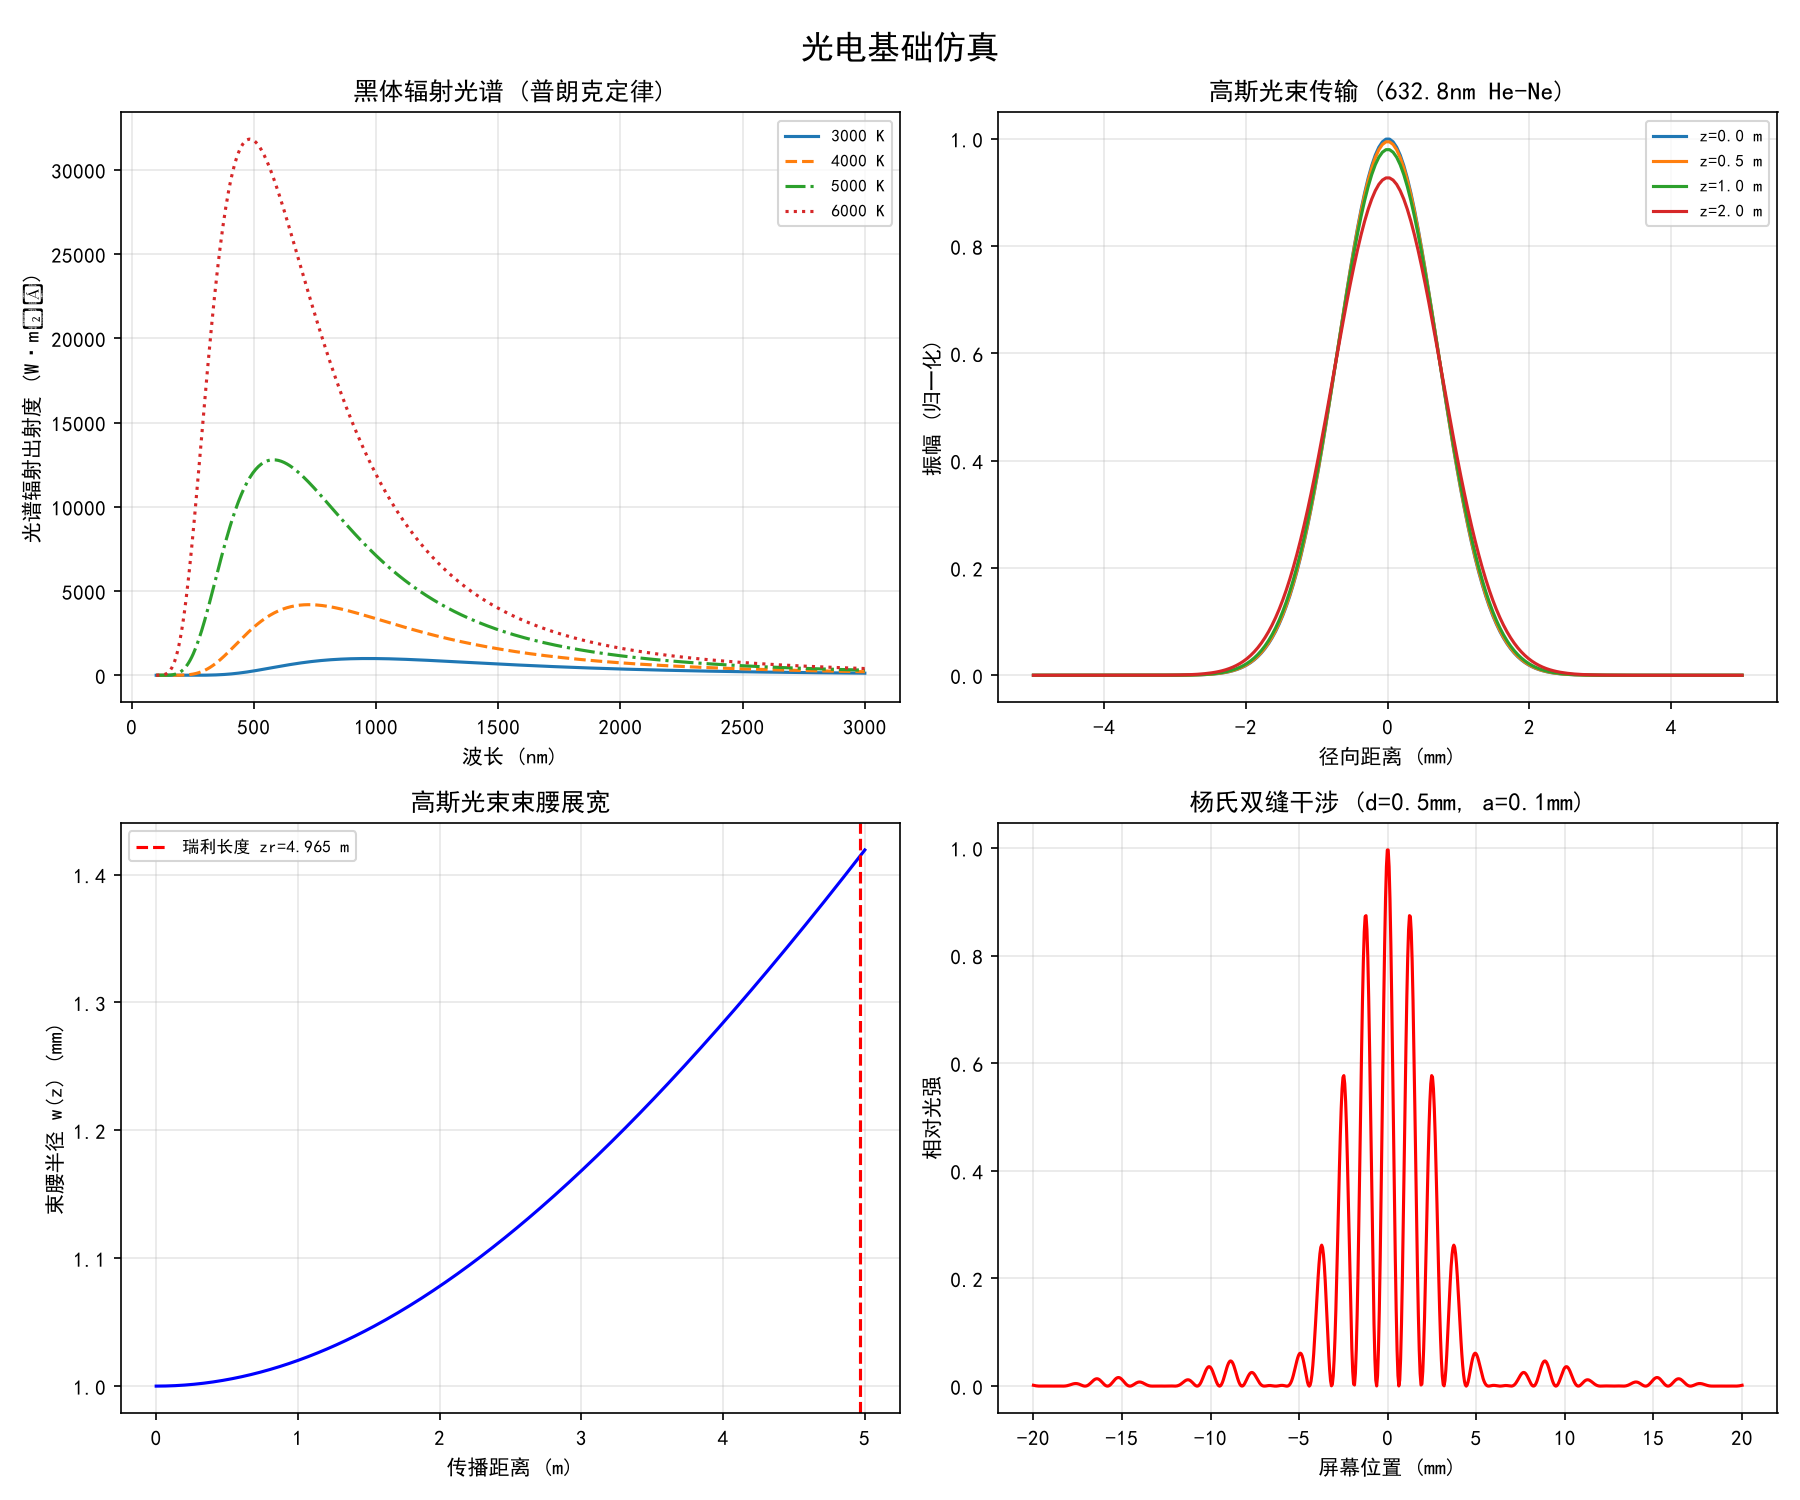

Python code for this plot:
import numpy as np
import matplotlib.pyplot as plt

plt.rcParams["font.sans-serif"] = ["SimHei"]
plt.rcParams["axes.unicode_minus"] = False

# ============================================================
# 1. 黑体辐射光谱 (普朗克定律)
# ============================================================
h = 6.626e-34      # 普朗克常数
c = 3e8            # 光速
k = 1.381e-23      # 玻尔兹曼常数


def planck(wavelength, T):
    return (2 * h * c ** 2 / wavelength ** 5) / (
        np.exp(h * c / (wavelength * k * T)) - 1
    )


# ============================================================
# 2. 高斯光束传播模拟
# ============================================================
def gaussian_beam(r, z, w0, wavelength=632.8e-9):
    zr = np.pi * w0 ** 2 / wavelength
    z = np.asarray(z, dtype=float)
    wz = w0 * np.sqrt(1 + (z / zr) ** 2)
    wz = np.where(z == 0, w0, wz)
    amplitude = (w0 / wz) * np.exp(-(np.asarray(r) ** 2) / wz ** 2)
    return amplitude, wz, zr


# ============================================================
# 3. 杨氏双缝干涉
# ============================================================
def young_interference(x, d, wavelength, L, a=None):
    k = 2 * np.pi / wavelength
    intensity = (np.cos(k * d * x / (2 * L))) ** 2
    if a is not None:
        sinc_arg = np.pi * a * x / (wavelength * L)
        sinc_arg = np.where(sinc_arg == 0, 1e-30, sinc_arg)
        intensity *= (np.sin(sinc_arg) / sinc_arg) ** 2
    return intensity


# ============================================================
# 绘图
# ============================================================
fig, axes = plt.subplots(2, 2, figsize=(12, 10))
fig.suptitle("光电基础仿真", fontsize=16)

# --- 黑体辐射 ---
wl = np.linspace(100e-9, 3000e-9, 500)
for T_C, ls in [(3000, "-"), (4000, "--"), (5000, "-."), (6000, ":")]:
    T = T_C
    axes[0, 0].plot(wl * 1e9, planck(wl, T) * 1e-9, ls=ls, label=f"{T_C} K")
axes[0, 0].set_xlabel("波长 (nm)")
axes[0, 0].set_ylabel("光谱辐射出射度 (W/m^3)")
axes[0, 0].set_title("黑体辐射光谱 (普朗克定律)")
axes[0, 0].legend(fontsize=8)
axes[0, 0].grid(alpha=0.3)

# --- 高斯光束 ---
w0 = 1e-3
r = np.linspace(-5e-3, 5e-3, 200)
depths = [0, 0.5, 1, 2]
for z_ in depths:
    amp, wz, zr = gaussian_beam(np.abs(r), z_, w0)
    axes[0, 1].plot(r * 1e3, amp, label=f"z={z_:.1f} m")
axes[0, 1].set_xlabel("径向距离 (mm)")
axes[0, 1].set_ylabel("振幅 (归一化)")
axes[0, 1].set_title("高斯光束传输 (632.8nm He-Ne)")
axes[0, 1].legend(fontsize=8)
axes[0, 1].grid(alpha=0.3)

# --- 光束展宽 ---
z_vals = np.linspace(0, 5, 300)
_, wz_vals, zr = gaussian_beam(0, z_vals, w0)
axes[1, 0].plot(z_vals, wz_vals * 1e3, "b-")
axes[1, 0].axvline(zr, color="r", linestyle="--", label=f"瑞利长度 zr={zr:.3f} m")
axes[1, 0].set_xlabel("传播距离 (m)")
axes[1, 0].set_ylabel("束腰半径 w(z) (mm)")
axes[1, 0].set_title("高斯光束束腰展宽")
axes[1, 0].legend(fontsize=8)
axes[1, 0].grid(alpha=0.3)

# --- 双缝干涉 ---
x_screen = np.linspace(-0.02, 0.02, 800)
I = young_interference(x_screen, d=0.5e-3, wavelength=632.8e-9, L=1.0, a=0.1e-3)
axes[1, 1].plot(x_screen * 1e3, I, "r-")
axes[1, 1].set_xlabel("屏幕位置 (mm)")
axes[1, 1].set_ylabel("相对光强")
axes[1, 1].set_title("杨氏双缝干涉 (d=0.5mm, a=0.1mm)")
axes[1, 1].grid(alpha=0.3)

plt.tight_layout()
plt.savefig("optoelectronics_sim.png", dpi=150)
plt.show()
print("仿真完成，图表已保存为 optoelectronics_sim.png")
